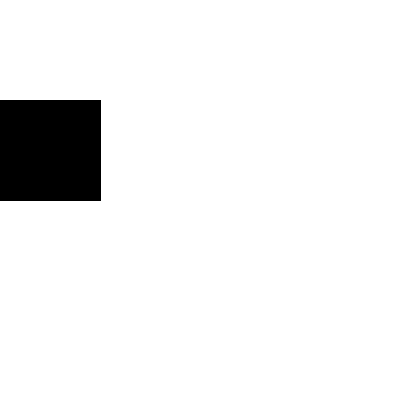
Frame 1 (no input)
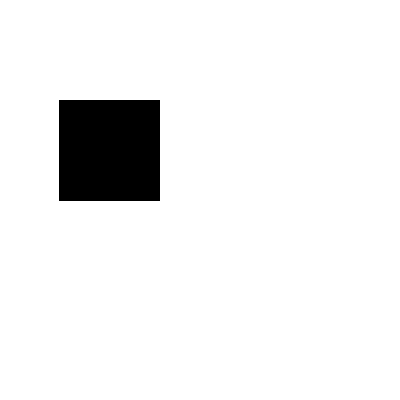
Frame 60 (the mouse pressed at the canvas centre just before this capture)
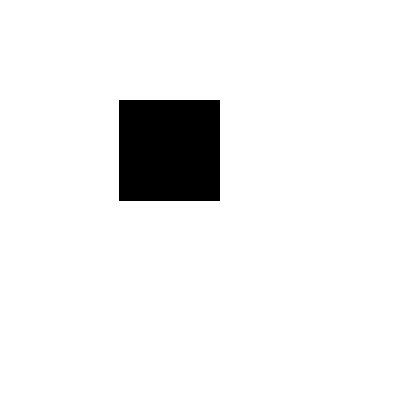
Frame 120 (the mouse held since frame 60 and released just before this capture)

The Processing sketch that drew these frames (run headless with seeded random() and noise(); from frame 60 on, the mouse is pressed at the canvas centre):

// Processing sketch: Q3
// ── Q3.pde
int s;
void setup(){
  size(400,400);
  s=0;
}

void draw(){
  print(s +"\n");
  background(255);
  fill(0);
  rect(s++, 100, 100,100);
  if(s>=300 && s<400){
    rect(0,100,s%300,100);
  } else if(s>=400) s=0;
}
